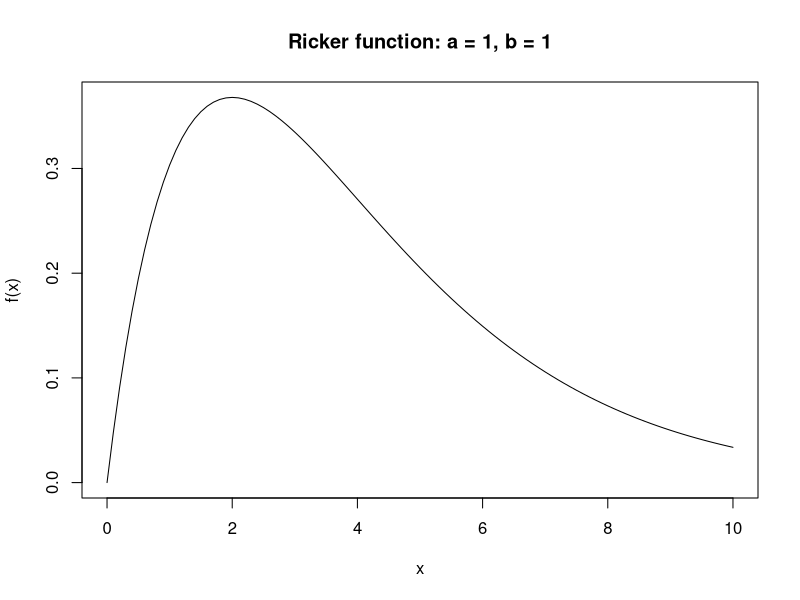
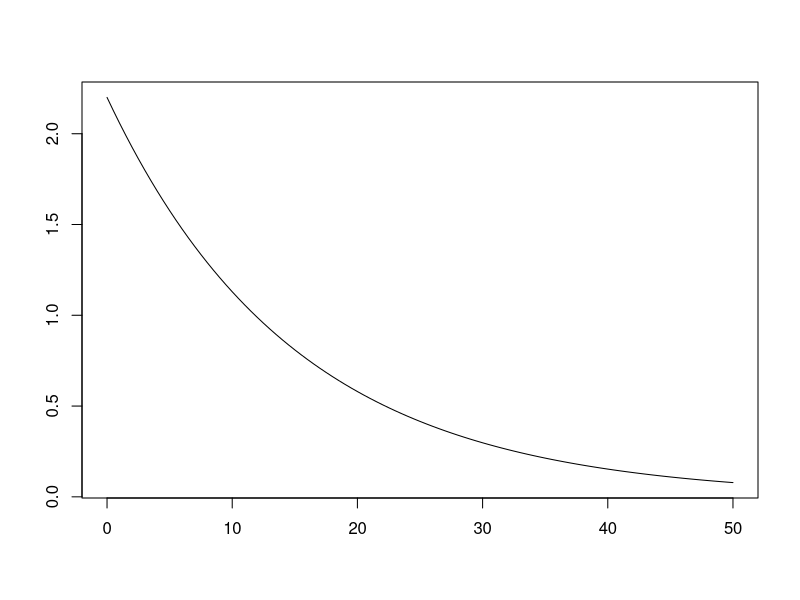
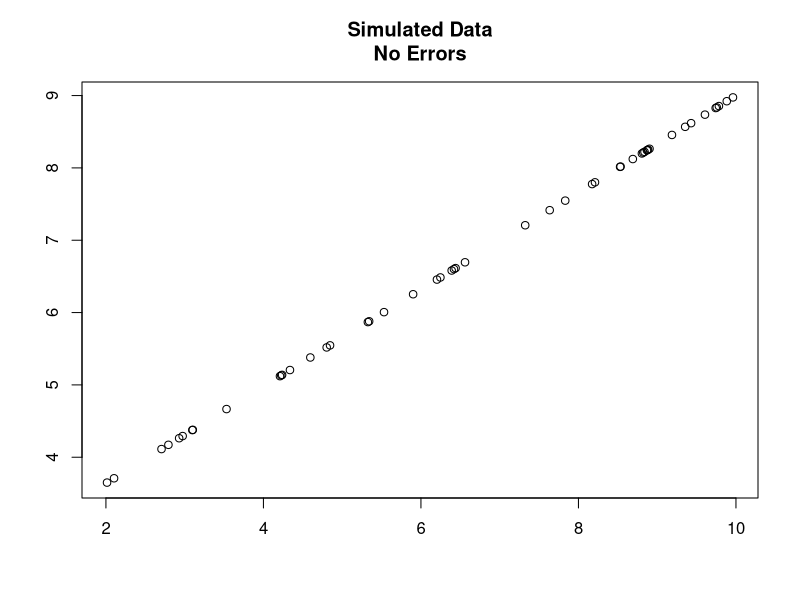
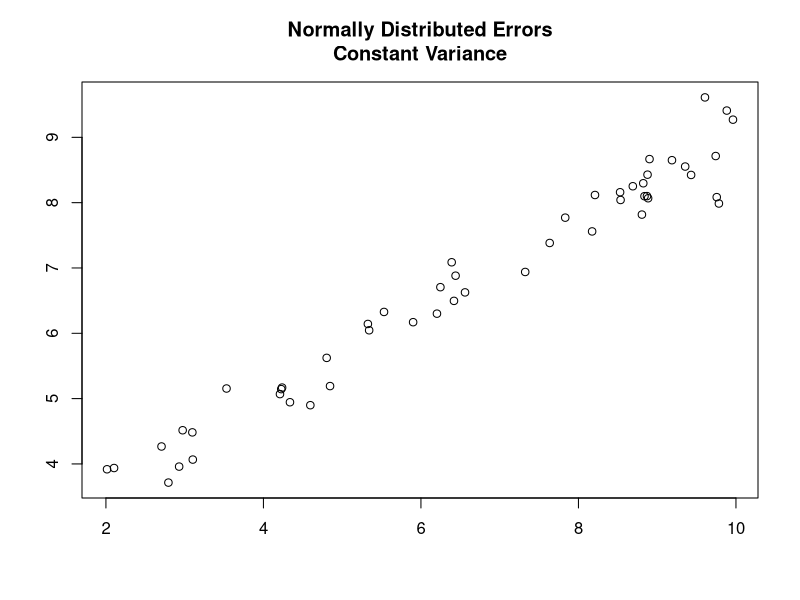
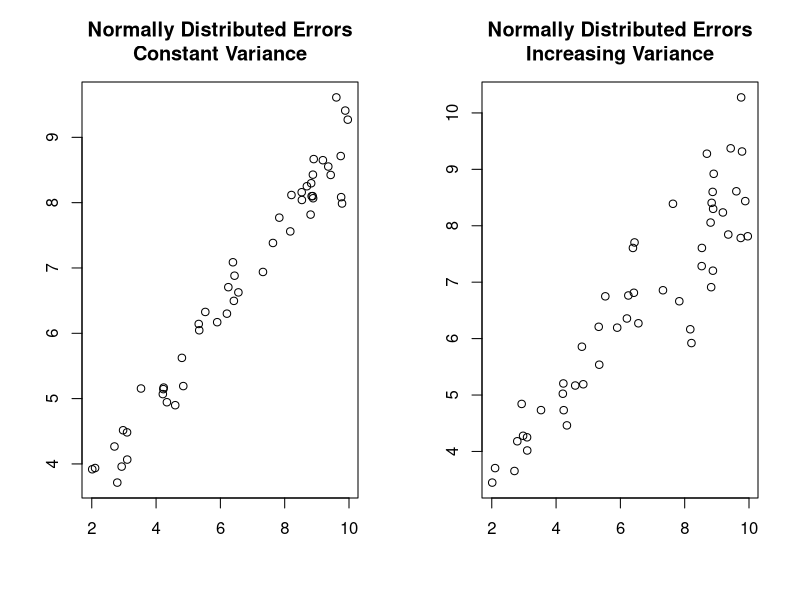
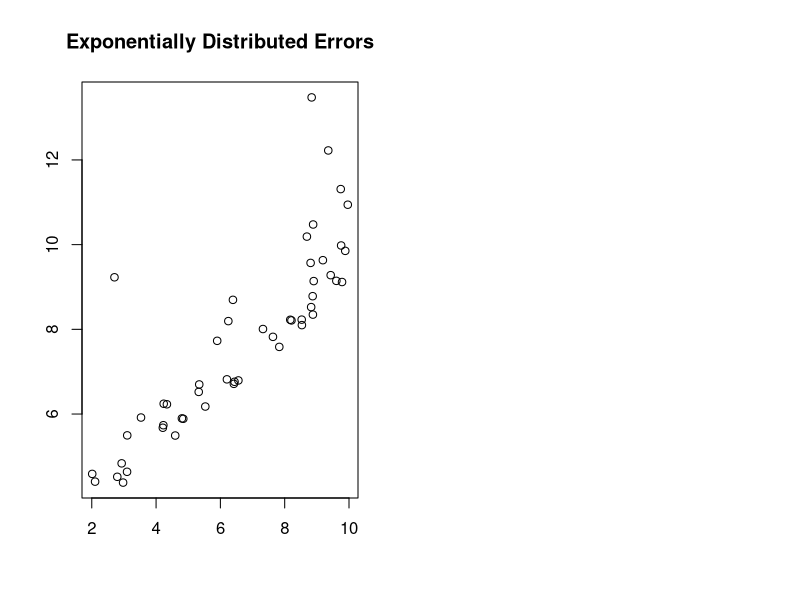
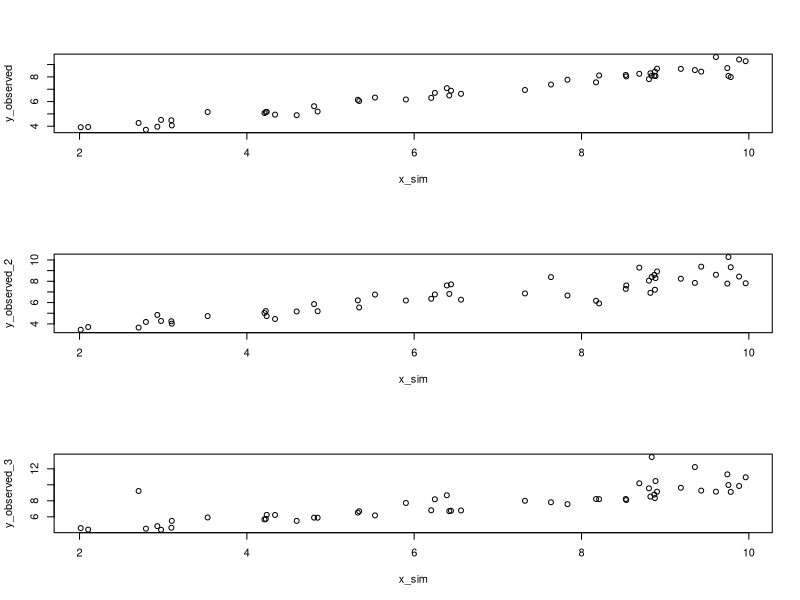
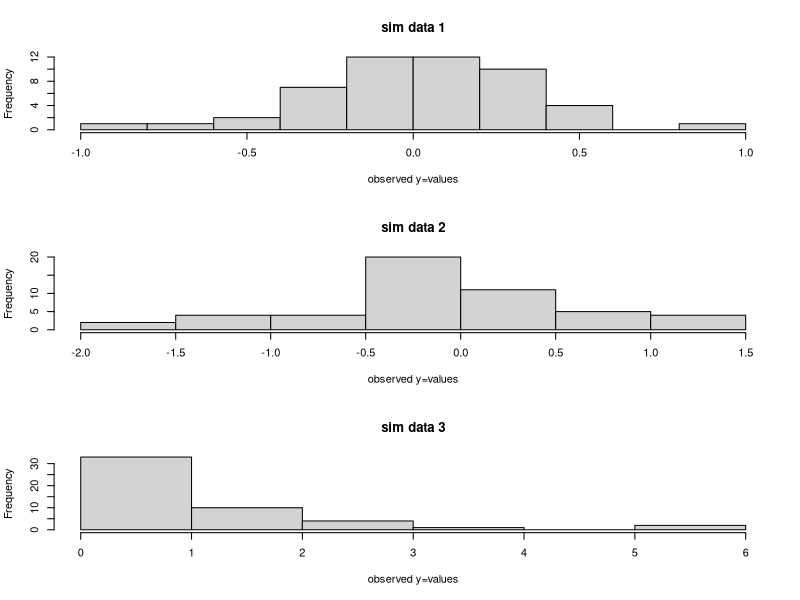

The R script that drew these images, in order:
install.packages("here")
require(here)
# Create a ricker function :)
ricker_fun = function(x, a, b)
{
  return(a * x * exp(-b * x))
}

#and plot it!

curve(
  ricker_fun(x,.5,.5),
  # from and to sets the range of x inputs, add = false makes a new plot
  from = 0, to = 10, add = FALSE,
  main = "Ricker function: a = 1, b = 1",
  ylab = "f(x)", xlab = "x")
  

# exponential function :)

exp_fun = function(x, a, b)
{
  return(a * exp(-b * x))
}
#plot time
curve(
  exp_fun(x, 2.2, 1/15), add = FALSE,
  from = 0, to = 50,
  #ann says whether there should be axis labels if not specified w/xlab or ylab
  ann = FALSE, axes = TRUE, 
  ylab = "f(x)")

#simulated data on a line

#set seed
set.seed(42069)

#specify x range and # points
n_pts = 50
x_min = 2
x_max = 10

#generate values

x_sim = runif(n_pts, min = x_min, max = x_max)

# choose intercepts and slope, generate "predicted" values

param_intercept = 2.3
param_slope = .67
y_pred = param_intercept + x_sim * param_slope
plot(x_sim, y_pred, main = "Simulated Data\nNo Errors", xlab = "", ylab = "")

# now plot with normal error

error_mean = 0
error_sd = .25

y_observed =
  y_pred +
  rnorm(
    n = n_pts,
    mean = error_mean,
    sd = error_sd)

plot(x_sim, y_observed, 
     main = "Normally Distributed Errors\nConstant Variance", 
     xlab = "", ylab = "")

# and another, more sophisticated stochastic model
  #in this one, sd is .1 * x value, so as x goes up, so does the sd

error_mean = 0
error_sd = .1

y_observed_2 =
  y_pred +
  rnorm(
    n = n_pts,
    mean = error_mean,
    sd = error_sd * x_sim)
  
par(mfrow = c(1,2))
plot(x_sim, y_observed, 
     main = "Normally Distributed Errors\nConstant Variance",
     xlab = "", ylab = "")
plot(x_sim, y_observed_2, 
     main = "Normally Distributed Errors\nIncreasing Variance",
     xlab = "", ylab = "")

#Exponentially distributed errors

y_observed_3 =
  y_pred +
  rexp(x_sim, rate = 1.2)


plot(x_sim, y_observed_3, 
     main = "Exponentially Distributed Errors",
     xlab = "", ylab = "")

#consider the three plots...

par(mfrow = c(3, 1))
plot(x_sim, y_observed)
plot(x_sim, y_observed_2)
plot(x_sim, y_observed_3)

#they all look linear... how could we try to determine the stochastic model?

par(mfrow = c(3, 1))
hist(y_observed - y_pred, main = "sim data 1", xlab = "observed y=values")
hist(y_observed_2 - y_pred, main = "sim data 2", xlab = "observed y=values")
hist(y_observed_3 - y_pred, main = "sim data 3", xlab = "observed y=values")